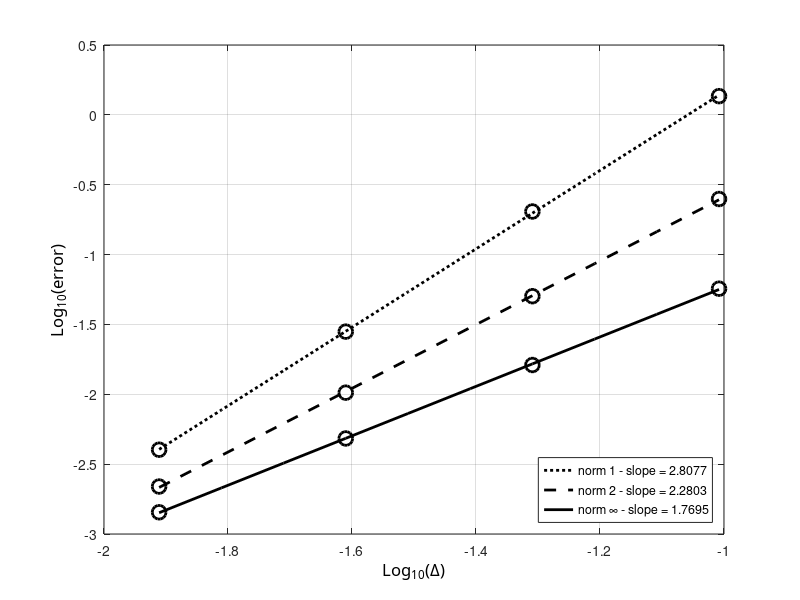

Write the MATLAB code that produced this figure.
clc; clear all; close all;

radius=1;
N=[16 32 64 128];
dx=2*pi*radius./(4*N);
% e1=[3.1446e-5 2.2000e-6 1.4092e-7 8.7856e-9];
% e2=[1.5759e-5 1.1752e-6 7.9823e-8 5.0291e-9];
% e3=[1.4251e-5 1.0776e-6 7.7308e-8 4.5510e-9];

% e1=[6.9356e-6 4.4315e-7 2.8338e-8 1.7687e-9];
% e2=[4.3733e-6 2.9918e-7 1.9272e-8 1.2084e-9];
% e3=[6.2809e-6 4.3611e-7 2.7803e-8 1.7354e-9];

e1=[1.3615 0.2034 2.8087e-2 4.0114e-3];
e2=[0.2499 5.0362e-2 1.0272e-2 2.1867e-3];
e3=[.0570 1.6202e-2 4.8284e-3 1.4308e-3];

ldx=log10(dx);
le1=log10(e1);
le2=log10(e2);
le3=log10(e3);

%% plot 1
figure(11); 
%% curve 1
hl1=plot(ldx,le1,'ok');
set(hl1,'LineWidth',2.0);
set(hl1,'MarkerSize',10);
set(hl1,'MarkerEdgeColor','k');

hold on;
[a1,b1]=polyfit(ldx,le1,1);
tt=linspace(min(ldx),max(ldx),10);
lsq1=a1(2)+a1(1)*tt;
% %% courbes...
%hlf1=plot(tt,lsq1,'-r');
hlf1=plot(tt,lsq1,':k');
set(hlf1,'LineWidth',2.0);


%% curve 2
hl1=plot(ldx,le2,'ok');
set(hl1,'LineWidth',2.0);
set(hl1,'MarkerSize',10);
set(hl1,'MarkerEdgeColor','k');

hold on;
[a2,b1]=polyfit(ldx,le2,1);
tt=linspace(min(ldx),max(ldx),10);
lsq1=a2(2)+a2(1)*tt;
% %% courbes...
%hlf2=plot(tt,lsq1,'-b');
hlf2=plot(tt,lsq1,'--k');
set(hlf2,'LineWidth',2.0);

%% curve 3
hl1=plot(ldx,le3,'ok');
set(hl1,'LineWidth',2.0);
set(hl1,'MarkerSize',10);
set(hl1,'MarkerEdgeColor','k');

hold on;
[a3,b1]=polyfit(ldx,le3,1);
tt=linspace(min(ldx),max(ldx),10);
lsq1=a3(2)+a3(1)*tt;
% %% courbes...
%hlf3=plot(tt,lsq1,'-g');
hlf3=plot(tt,lsq1,'-k');
set(hlf3,'LineWidth',2.0);

ha=gca;
xa=get(gca,'Xlabel');
set(ha,'Xgrid','on');
set(xa,'String','Log_{10}(\Delta)');
set (xa,'FontName','Calibri');
set(xa,'FontSize',12);

% ylabel
ha=gca;
ya=get(gca,'Ylabel');
set(ha,'Ygrid','on');
set(ya,'String','Log_{10}(error)');
set (ya,'FontName','Calibri');
set(ya,'FontSize',12);

%% legend
legend([hlf1,hlf2,hlf3],{['norm 1 - slope = ' num2str(a1(1))],['norm 2 - slope = ' num2str(a2(1))],['norm \infty - slope = ' num2str(a3(1))]},'Location','SouthEast')

ht=text('Position',[-1.95,-7.5,0],'String','N=128');
set(ht,'FontSize',12);
ht=text('Position',[-1.65,-6.5,0],'String','N=64');
set(ht,'FontSize',12);
ht=text('Position',[-1.35,-5.3,0],'String','N=32');
set(ht,'FontSize',12);
ht=text('Position',[-1.05,-4.2,0],'String','N=16');
set(ht,'FontSize',12);
